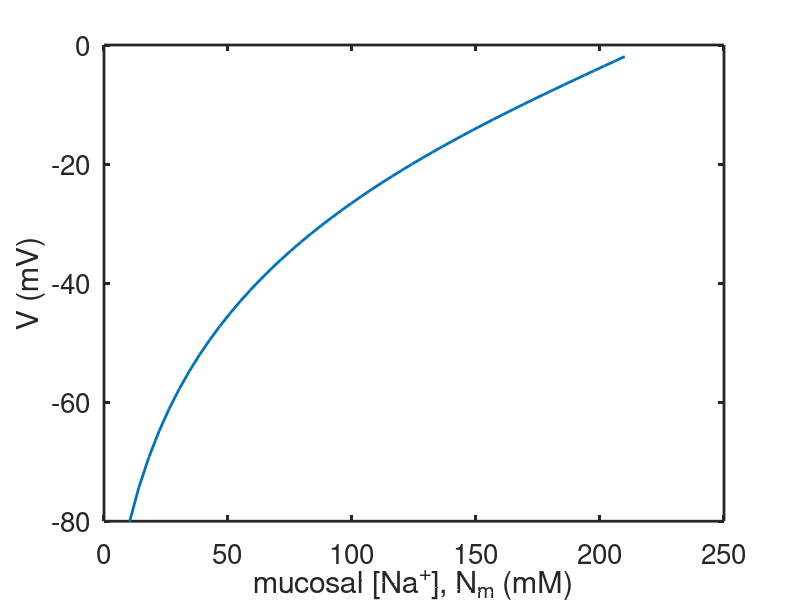
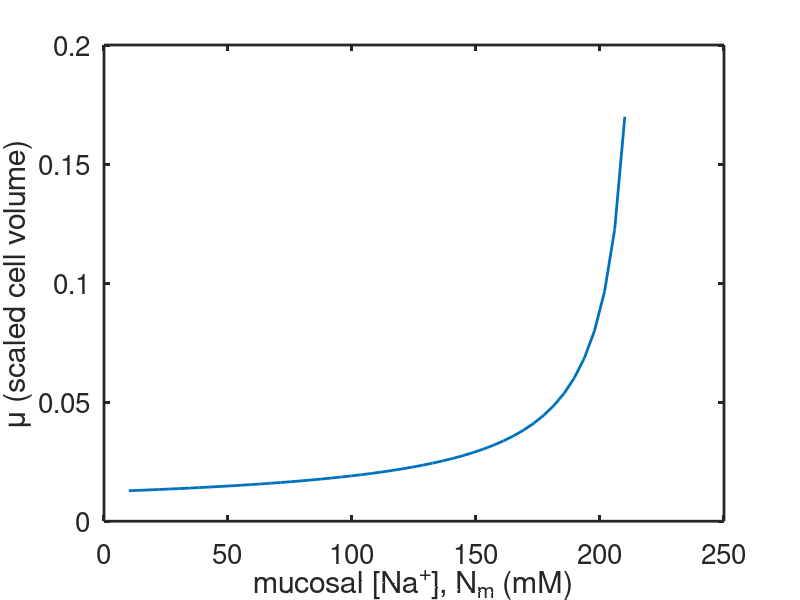

MATLAB code to generate these figures, in order:
%-------------------------------------------------------------------

% Matlab code for solving the KJU model of a Na-transporting cell. The
% nonlinear equations are solved using a built-in Matlab nonlinear solver, fsolve.

% For Chapter 2, Fig. 2.21 of
% Keener and Sneyd, Mathematical Physiology, 3rd Edition, Springer.

% Written by James Keener and James Sneyd

%-------------------------------------------------------------------
function KJU
clear all
close all
clc

set(0,                           ...
   'defaultaxesfontsize', 20,   ...
   'defaultaxeslinewidth', 2.0, ...
   'defaultlinelinewidth', 2.0, ...
   'defaultpatchlinewidth', 0.7);
Nm = linspace(10,210,50);
x0 = [20 100 0.1 -2];
 RTbyF = 25.8;
for i=1:50
x = fsolve(@(x)KJUfun(x,Nm(i)),x0);
x0 = x;
Ni(i) = x(1);
Ki(i) = x(2);
mu(i) = x(3);
v(i) = x(4);
end

figure(2)
plot(Nm,mu)
xlabel('mucosal [Na^+], N_m (mM)')
ylabel('\mu (scaled cell volume)')
figure(1)
plot(Nm,RTbyF*v)
xlabel('mucosal [Na^+], N_m (mM)')
ylabel('V (mV)')
ylim([-80,0])
end

%%
function out = KJUfun(x,Nm)
  Ks = 2.5;
  Cs = 122.5;
  Ns = Cs - Ks;
  z = -2;
  rhon = 1.5;
  rhok = 1;
  
  Ni = x(1);
  Ki = x(2);
  mu = x(3);
  v = x(4);

  dum = exp(-v);
  Ci = Cs/dum;
    
  out(1) = v*(Ni-Nm*dum)/(1-dum) + 3*rhon*Ni;
  out(2) = v*(Ki-Ks*dum)/(1-dum) - 2*rhok*Ni;
  out(3) = (Ni+Ki-Ci) + z/mu;
  out(4) = Ni+Ki+Ci + 1/mu - (Ns+Ks+Cs);
end
